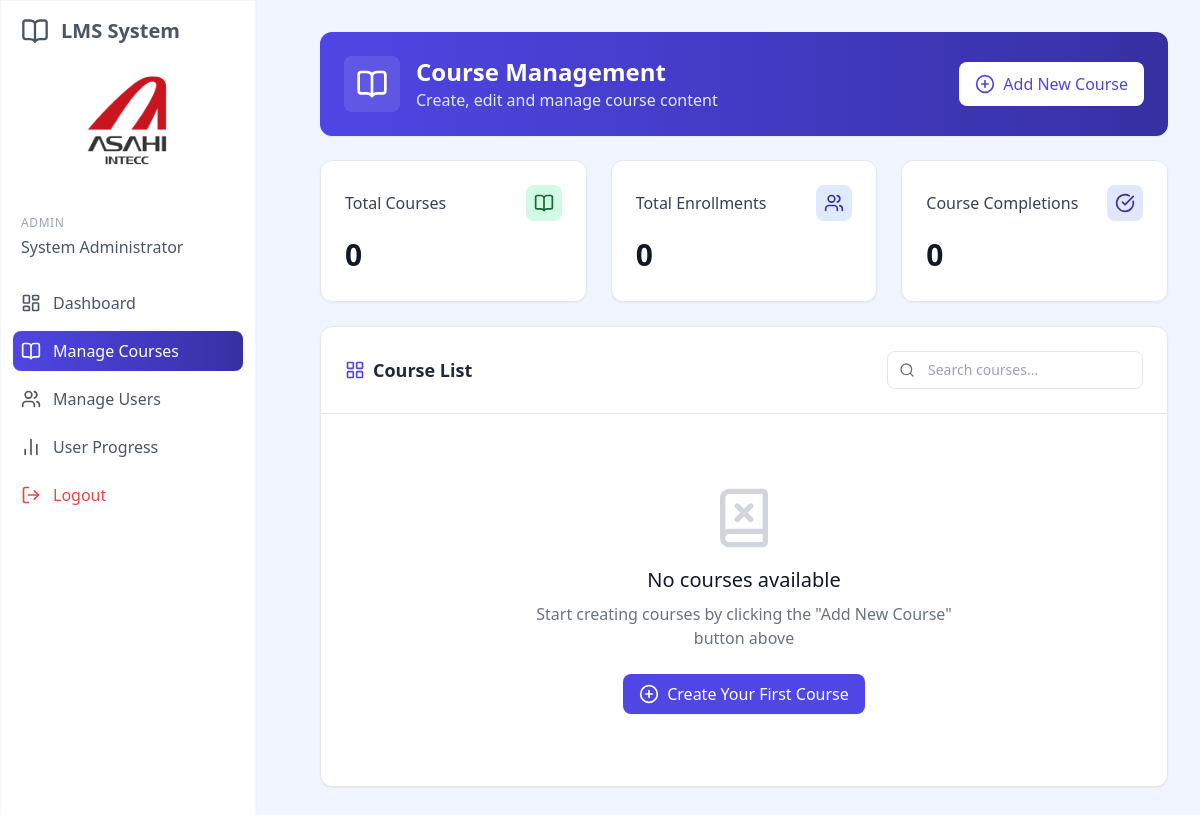
Before: /manage_courses.php (signed in) with the older database file.
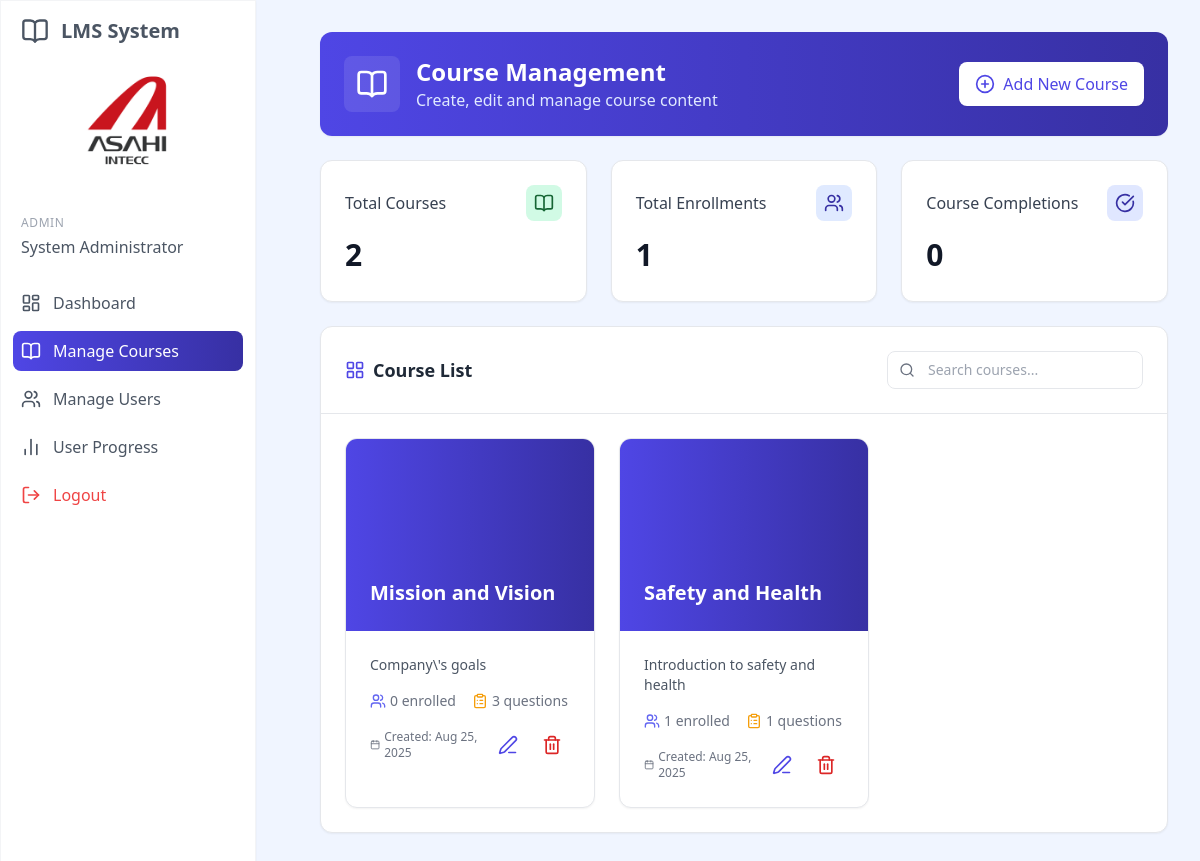
After: the same page with the newer database file.
### tables this page shows
CREATE TABLE `courses` (
  `id` int(11) NOT NULL,
  `title` varchar(100) NOT NULL,
  `description` text DEFAULT NULL,
  `department` int(10) NOT NULL,
  `division` int(10) NOT NULL,
  `section` int(10) NOT NULL,
  `company_group` tinyint(11) NOT NULL,
  `position` tinyint(11) NOT NULL,
  `group_id` int(11) NOT NULL,
  `created_by` int(11) DEFAULT NULL,
  `has_video` int(11) DEFAULT 0,
  `created_at` timestamp NULL DEFAULT current_timestamp(),
  `updated_at` timestamp NULL DEFAULT current_timestamp() ON UPDATE current_timestamp(),
  `removed` int(1) NOT NULL
);

### web/server_controller/manage_course_controller.php (called while the page is built, shortened)
<?php
require_once __DIR__ . '/../../config.php';
function getCount($conn, $query) {
    $result = $conn->query($query);
    return $result ? $result->fetch_assoc()['count'] : 0;
}
$courses_count = getCount($conn, "SELECT COUNT(*) as count FROM courses WHERE removed = 0");
$total_enrollments = getCount($conn, "SELECT COUNT(*) as count FROM user_progress WHERE removed = 0");
$courses_result = $conn->query("
    SELECT
        c.id,
        c.title,
        c.description,
        c.created_at,
        COUNT(DISTINCT up.user_id) AS enrollment_count,
        COUNT(DISTINCT q.id) AS question_count
    FROM courses c
    LEFT JOIN questions q ON c.id = q.course_id AND q.removed = 0
    LEFT JOIN user_progress up ON q.course_id = up.course_id AND up.removed = 0
    WHERE c.removed = 0
    GROUP BY c.id
    ORDER BY c.created_at DESC
");

### web/manage_courses.php (the view, shortened to what the changed rows need)
<?php
require_once __DIR__ . '/server_controller/manage_course_controller.php';
?>
<!DOCTYPE html>
<html lang="en">
<head>
     <script src="https://cdn.tailwindcss.com"></script>
    <link rel="stylesheet" href="../assets/css/style.css">
</head>
<body class="bg-blue-50">
    <div class="p-8 sm:ml-72">
        <div class="container mx-auto">
            <div class="bg-gradient-to-r from-blue-600 to-blue-800 rounded-xl p-6 mb-6 flex justify-between items-center shadow-sm">
                <div class="flex items-center">
                    <div>
                        <h1 class="text-2xl font-bold text-white">Course Management</h1>
                    </div>
                </div>
            </div>
            <div class="grid grid-cols-1 md:grid-cols-2 lg:grid-cols-3 gap-6 mb-6">
                <div class="bg-white rounded-xl shadow-sm p-6 border border-gray-200 hover:shadow-md transition-all duration-300">
                    <div class="flex items-center justify-between mb-4">
                        <h3 class="text-gray-700 font-medium">Total Courses</h3>
                        <div class="bg-green-100 text-green-800 p-2 rounded-lg">
                        </div>
                    </div>
                    <div class="text-3xl font-bold text-gray-900 mb-1"><?php echo $courses_count; ?></div>
                </div>
                <div class="bg-white rounded-xl shadow-sm p-6 border border-gray-200 hover:shadow-md transition-all duration-300">
                    <div class="flex items-center justify-between mb-4">
                        <h3 class="text-gray-700 font-medium">Total Enrollments</h3>
                        <div class="bg-blue-100 text-blue-800 p-2 rounded-lg">
                        </div>
                    </div>
                    <div class="text-3xl font-bold text-gray-900 mb-1"><?php echo $total_enrollments; ?></div>
                </div>
            </div>
            <div class="bg-white rounded-xl shadow-sm border border-gray-200 overflow-hidden mb-8">
                <div class="p-6 border-b border-gray-200 flex flex-col sm:flex-row justify-between items-start sm:items-center gap-4">
                    <h2 class="text-lg font-semibold text-gray-800 flex items-center">
                        <i data-lucide="layout-grid" class="w-5 h-5 text-blue-600 mr-2"></i>
                        Course List
                    </h2>
                </div>
                <div class="p-6">
                    <div id="courseContainer" class="grid grid-cols-1 md:grid-cols-2 lg:grid-cols-3 gap-6">
                        <?php if ($courses_result->num_rows === 0): ?>
                        <div class="col-span-full flex flex-col items-center justify-center p-12 text-center">
                            <i data-lucide="book-x" class="h-16 w-16 text-gray-300 mb-4"></i>
                            <h3 class="text-xl font-medium text-gray-900 mb-2">No courses available</h3>
                            <p class="text-gray-500 mb-6 max-w-md">Start creating courses by clicking the "Add New Course" button above</p>
                            <button class="px-4 py-2 bg-blue-600 hover:bg-blue-700 text-white rounded-lg transition-colors flex items-center shadow-sm" onclick="showModal('addCourseModal')">
                                <i data-lucide="plus-circle" class="w-5 h-5 mr-2"></i>
                                Create Your First Course
                            </button>
                        </div>
                        <?php else: ?>
                            <?php while ($course = $courses_result->fetch_assoc()): ?>
                            <div class="course-card bg-white border border-gray-200 rounded-xl overflow-hidden shadow-sm hover:shadow-md transition-all duration-300"
                                data-id="<?php echo $course['id']; ?>"
                                data-title="<?php echo strtolower(htmlspecialchars($course['title'])); ?>">
                                <div class="h-48 bg-gradient-to-r from-blue-600 to-blue-800 p-6 flex items-end">
                                    <h3 class="text-xl font-semibold text-white"><?php echo htmlspecialchars($course['title']); ?></h3>
                                </div>
                                <div class="p-6">
                                    <p class="text-gray-600 text-sm mb-4 line-clamp-3"><?php echo htmlspecialchars($course['description']); ?></p>
                                    <div class="flex items-center text-sm text-gray-500 mb-4">
                                        <div class="flex items-center mr-4">
                                            <i data-lucide="users" class="w-4 h-4 mr-1 text-blue-500"></i>
                                            <span><?php echo $course['enrollment_count']; ?> enrolled</span>
                                        </div>
                                        <div class="flex items-center">
                                            <i data-lucide="clipboard-list" class="w-4 h-4 mr-1 text-amber-500"></i>
                                            <span><?php echo $course['question_count']; ?> questions</span>
                                        </div>
                                    </div>
                                    <div class="flex items-center justify-between">
                                        <div>
                                            <?php
                                            $course_date = new DateTime($course['created_at']);
                                            $course_date_str = $course_date->format('M j, Y');
                                            ?>
                                            <span class="text-xs text-gray-500 flex items-center">
                                                <i data-lucide="calendar" class="w-3 h-3 mr-1"></i>
                                                Created: <?php echo $course_date_str; ?>
                                            </span>
                                        </div>
                                        <div class="flex space-x-2">
                                            <a href="edit_course.php?id=<?php echo $course['id']; ?>" class="p-2 text-blue-600 hover:bg-blue-50 rounded-lg transition-colors">
                                                <i data-lucide="edit-3" class="w-5 h-5"></i>
                                            </a>
                                            <button class="p-2 text-red-600 hover:bg-red-50 rounded-lg transition-colors" onclick="confirmDeleteCourse(<?php echo $course['id']; ?>, '<?php echo htmlspecialchars(addslashes($course['title'])); ?>')">
                                                <i data-lucide="trash-2" class="w-5 h-5"></i>
                                            </button>
                                        </div>
                                    </div>
                                </div>
                            </div>
                            <?php endwhile; ?>
                        <?php endif; ?>
                    </div>
                </div>
            </div>
        </div>
    </div>
</body>
</html>

Changed rows visible on the page:
added courses: title "Mission and Vision", description "Company\\'s goals", enrollment_count "0", question_count "3", created_at "Aug 25, 2025"
added courses: title "Safety and Health", description "Introduction to safety and health", enrollment_count "1", question_count "1", created_at "Aug 25, 2025"
Other visible differences:
$courses_count: "0" → "2"
$total_enrollments: "0" → "1"
text no longer shown: "No courses available Start creating courses by clicking the \"Add New Course\" button above Create Your First Course"
